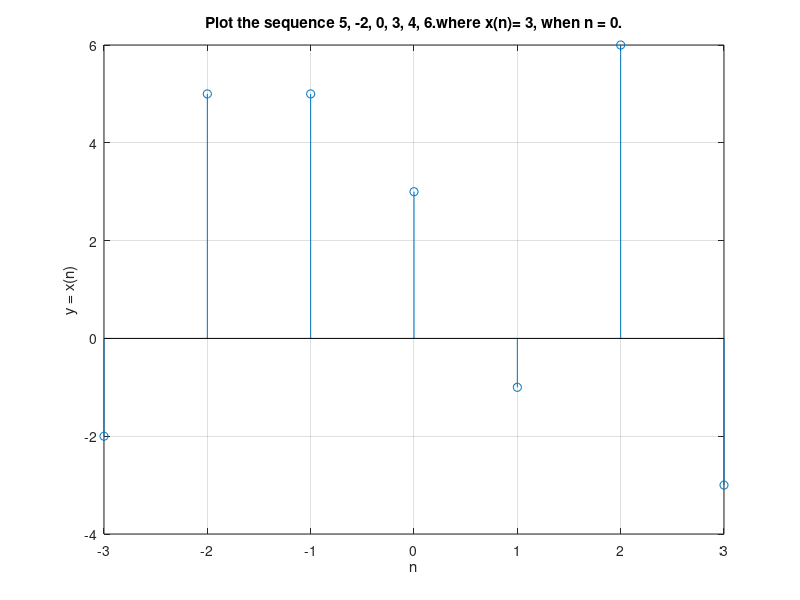

MATLAB code for this plot:
%Plot the sequence {-2, 5, 5, 3, -1, 6, -3}.
%where x(n)= 3, when n = 0
y = [-2 5 5 3 -1 6 -3];
x = (-3:3);

stem(x,y);
title("Plot the sequence \{5, -2, 0, 3, 4, 6\}.where x(n)= 3, when n = 0.");
xlabel('n');

ylabel('y = x(n)');

grid on ;